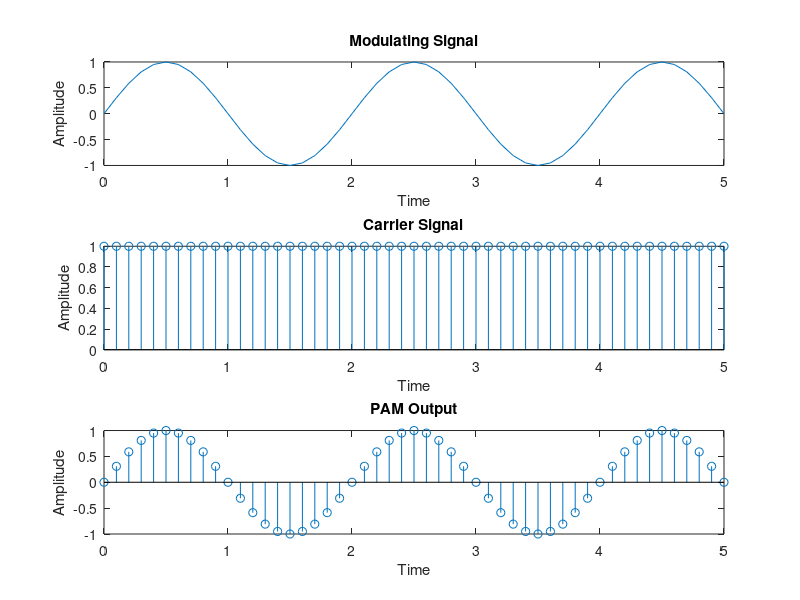

MATLAB code to generate this figure:
clc
clear all
close all

t=0:0.1:5;
y=sin(pi*t);
x=ones(size(t));
z=x.*y;

subplot(3,1,1)
plot(t,y)
xlabel('Time')
ylabel('Amplitude')
title('Modulating Signal')

subplot(3,1,2)
stem(t,x)
xlabel('Time')
ylabel('Amplitude')
title('Carrier Signal')

subplot(3,1,3)
stem(t,z)
xlabel('Time')
ylabel('Amplitude')
title('PAM Output')

